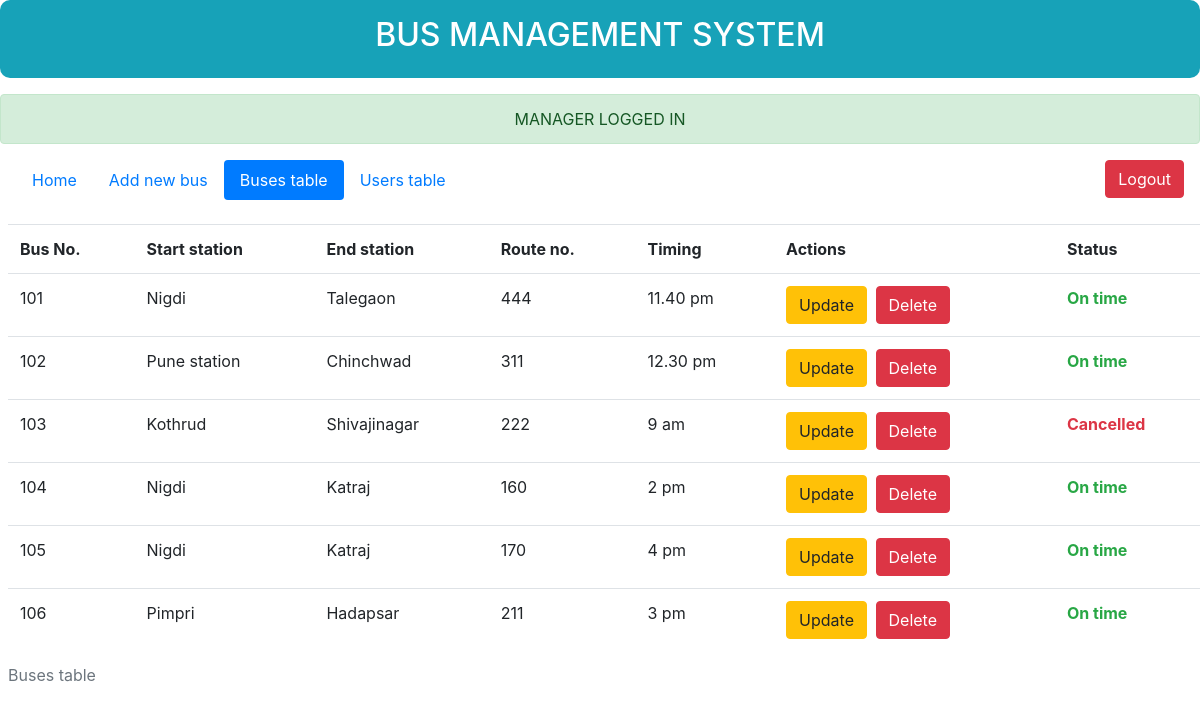
Page /buses_table.php (signed in) on the committed database.
### tables this page shows
CREATE TABLE IF NOT EXISTS `buses` (
  `busno` varchar(50) NOT NULL,
  `start_station` varchar(50) NOT NULL,
  `end_station` varchar(50) NOT NULL,
  `routeno` varchar(50) NOT NULL,
  `timing` varchar(50) NOT NULL,
  `status` varchar(20) NOT NULL DEFAULT 'On time',
  PRIMARY KEY (`busno`)
);

### buses_table.php (the view, shortened to what this page needs)
<!DOCTYPE html>
<html>
<head>
<link rel="stylesheet" href="css/style2.css" />
<link rel="stylesheet" href="css/bootstrap.min.css">
</head>
<div class="menu">
    <div class="p-3 mb-2 bg-info text-white" id="heading1">
        <h2><a class="text-white" href="manager_index.php">BUS MANAGEMENT SYSTEM</a></h2>
    </div>
    <?php echo '<center><div class="alert alert-success mt-3" role="alert">
  MANAGER LOGGED IN
  </center></button>
</div>' ?>
		<div class="ml-3">
			<ul class="nav nav-pills">
			  <li class="nav-item">
			    <a class="nav-link" href="manager_index.php">Home</a>
			  </li>
			  <li class="nav-item">
			    <a class="nav-link" href="add_bus.php">Add new bus</a>
			  </li>
			  <li class="nav-item">
			    <a class="nav-link active" href="buses_table.php">Buses table</a>
			  </li>
			  <li class="nav-item">
			    <a class="nav-link" href="users_table.php">Users table</a>
			  </li>
			  <div class="navbar-nav ml-auto mr-3">
			  	<a class="btn btn-danger" href="manager_logout.php" role="button">Logout</a>
			  </div>
			</ul>
		</div>
<br>
</html>
<?php
require('db.php');
$result = mysqli_query($con,"SELECT * FROM buses");
echo "<table class='table table-hover ml-2 '>
<caption>Buses table</caption>
<tr>
<th>Bus No.</th>
<th>Start station</th>
<th>End station</th>
<th>Route no.</th>
<th>Timing</th>
<th>Actions</th>
<th>Status</th>
</tr>";
while($row = mysqli_fetch_array($result))
{
echo "<tr>";
echo "<td>" . $row['busno'] . "</td>";
echo "<td>" . $row['start_station'] . "</td>";
echo "<td>" . $row['end_station'] . "</td>";
echo "<td>" . $row['routeno'] . "</td>";
echo "<td>" . $row['timing'] . "</td>";
echo "<td><a href='update_bus.php?busno=".$row['busno']."'><button type='button' class='btn btn-warning'>Update</button></a>
	<a onClick=\"javascript: return confirm('Please confirm deletion');\" href='delete_bus.php?busno=".$row['busno']."'><button type='button' class='btn btn-danger ml-1'>Delete</button></a></td>";
$status =  $row['status'];
if ($status == 'On time') {
    	echo "<td class='text-success font-weight-bold'>" . $status . "</td>";
}
if ($status == 'Cancelled') {
    	echo "<td class='text-danger font-weight-bold'>" . $status . "</td>";
}
echo "</tr>";
}
echo "</table>";
?>

### css/style2.css (style rules this page uses)
a { color:#0471b9; text-decoration:none; }
#heading1 { font-style: initial color: blue; background-color: rgb(240, 240, 228); border-radius: 10px; text-align: center; align-content: center; padding:10px; }
.menu { border-radius: 10px; text-align: left; }

### rows in the picture
buses: busno "101", start_station "Nigdi", end_station "Talegaon", routeno "444", timing "11.40 pm", status "On time"
buses: busno "102", start_station "Pune station", end_station "Chinchwad", routeno "311", timing "12.30 pm", status "On time"
buses: busno "103", start_station "Kothrud", end_station "Shivajinagar", routeno "222", timing "9 am", status "Cancelled"
buses: busno "104", start_station "Nigdi", end_station "Katraj", routeno "160", timing "2 pm", status "On time"
buses: busno "105", start_station "Nigdi", end_station "Katraj", routeno "170", timing "4 pm", status "On time"
buses: busno "106", start_station "Pimpri", end_station "Hadapsar", routeno "211", timing "3 pm", status "On time"
